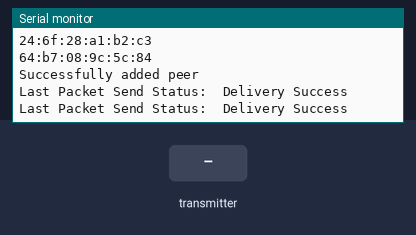
Bench run of a program on a simulated ESP32. Parts: the last lines printed to the serial monitor. Inputs (shaded band) come from the test bench.

Above: at 1.2 s.
1.3 s: the transmitter starts sending incomingReadings = 0
At 2.16 s:
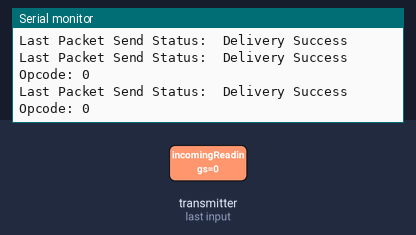
3.3 s: the transmitter starts sending incomingReadings = 1024
At 5.16 s:
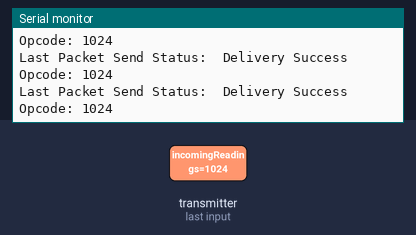

The program:

main.cpp
```cpp
#include <wifiSetup.h>


#define TCRT_PIN 35


//Master ID: d4:8a:fc:a8:57:28
//Slave ID:  d4:8a:fc:a8:4d:8c


//Master code:

//uint8_t masterAddress[] = {0xD4, 0x8A, 0xFC, 0xA8, 0x4D, 0x8C};
//uint8_t slaveAddress[] = {0xD4, 0x8A, 0xFC, 0xA8, 0x57, 0x28};

//Need to find the MAC addresses of PICOs used

/*
uint8_t broadcastAddress[] = {0xD4, 0x8A, 0xFC, 0xA8, 0x4D, 0x8C};

bool success;

const int ledPin = 2;


esp_now_peer_info_t peerInfo;
// Callback when data is sent

void OnDataSent(const uint8_t *mac_addr, esp_now_send_status_t status) {
  Serial.print("\r\nLast Packet Send Status:\t");
  Serial.println(status == ESP_NOW_SEND_SUCCESS ? "Delivery Success" : "Delivery Fail");

  if (status ==0){
    success = true;
    digitalWrite(ledPin, 1);
  }
  else{
    success = false;
    digitalWrite(ledPin, 0);
  }
}


typedef struct struct_message {
    int opcode;
} struct_message;

int outgoing_Opcode = 2;

struct_message incomingReadings;

int incomingOpcode;

// Callback when data is received
void OnDataRecv(const uint8_t * mac, const uint8_t *incomingData, int len) {
  memcpy(&incomingReadings, incomingData, sizeof(incomingReadings));
  Serial.print("Bytes received: ");
  Serial.println(len);
    incomingOpcode = incomingReadings.opcode;
    Serial.println("Incoming opcode: ");
    Serial.println(incomingOpcode);
}

void readMacAddress(){
  uint8_t baseMac[6];
  esp_err_t ret = esp_wifi_get_mac(WIFI_IF_STA, baseMac);
  if (ret == ESP_OK) {
    Serial.printf("%02x:%02x:%02x:%02x:%02x:%02x\n",
                  baseMac[0], baseMac[1], baseMac[2],
                  baseMac[3], baseMac[4], baseMac[5]);
  } else {
    Serial.println("Failed to read MAC address");
  }
}
*/

void setup(){
  Serial.begin(9600);
  wifiSetup::setupWifi();
  //pinMode(TCRT_PIN, INPUT);
}

void loop(){

  esp_err_t result = wifiSetup::sendMessage(2);
  delay(600);

}
```

constants.h
```cpp
#pragma once

//Lucas + Cathy + Bermel's: {0x64, 0xB7, 0x08, 0x9B, 0xB0, 0x38};


// breadboard address: 64:b7:08:9c:5c:84
//non-breadboard address: 64:b7:08:9c:5c:e4


const uint8_t bottom_robot_address[] = {0x64, 0xB7, 0x08, 0x9C, 0x5D, 0x98};

const uint8_t  top_robot_address[] = {0x64, 0xB7, 0x08, 0x9C, 0x5C, 0x84};


//TEST ESP: const uint8_t bottom_robot_address[] = {0x64, 0xB7, 0x08, 0x9B, 0xAE, 0xE8};

//TEST ESP: const uint8_t  top_robot_address[] = {0x64, 0xB7, 0x08, 0x9C, 0x5C, 0xC4};
```

wifiSetup.cpp
```cpp
#include <wifiSetup.h>


namespace wifiSetup {

    uint8_t broadcastAddress[6];
    uint8_t currentAddress[6];

    bool send;

    int incomingReadings;


    esp_now_peer_info_t peerInfo;

    void OnDataRecv(const uint8_t * mac, const uint8_t *incomingData, int len) {

        if (len == sizeof(incomingReadings)) {
            memcpy(&incomingReadings, incomingData, sizeof(int));

            Serial.print("Opcode: ");
            Serial.println(incomingReadings);

        // Handle the received message
        } else {
            Serial.println("Received data size mismatch");
        }
    }

    void OnDataSent(const uint8_t *mac_addr, esp_now_send_status_t status) {
        Serial.print("\r\nLast Packet Send Status:\t");
        Serial.println(status == ESP_NOW_SEND_SUCCESS ? "Delivery Success" : "Delivery Fail");
        send = status == ESP_NOW_SEND_SUCCESS;
    }

    int getCurr_Opcode() {
        return incomingReadings;
    }

    void readMacAddress(){
        uint8_t baseMac[6];
        esp_err_t ret = esp_wifi_get_mac(WIFI_IF_STA, baseMac);
        if (ret == ESP_OK) {
            memcpy(currentAddress, baseMac, 6);
            Serial.printf("%02x:%02x:%02x:%02x:%02x:%02x\n",
                  baseMac[0], baseMac[1], baseMac[2],
                  baseMac[3], baseMac[4], baseMac[5]);
        } else {
            Serial.println("Failed to read MAC address");
        }
    }

    esp_err_t sendMessage(const int& message) {
        uint8_t data[sizeof(message)];
        memcpy(data, &message, sizeof(message));

        esp_err_t result = esp_now_send(broadcastAddress, data, sizeof(data));

        return result;
    }


    void setupWifi(){
        WiFi.mode(WIFI_STA);


        if (esp_now_init() != ESP_OK) {
            Serial.println("Error initializing ESP-NOW");
            return;
        }
        esp_now_register_send_cb(OnDataSent);
        esp_now_register_recv_cb(OnDataRecv);
        readMacAddress();

        if (memcmp(currentAddress, top_robot_address, sizeof(top_robot_address)) == 0) {
            memcpy(broadcastAddress, bottom_robot_address, sizeof(bottom_robot_address));
        } else {
            memcpy(broadcastAddress, top_robot_address, sizeof(top_robot_address));
        }

         Serial.printf("%02x:%02x:%02x:%02x:%02x:%02x\n",
                  currentAddress[0], currentAddress[1], currentAddress[2],
                  currentAddress[3], currentAddress[4], currentAddress[5]);

        Serial.printf("%02x:%02x:%02x:%02x:%02x:%02x\n",
                  broadcastAddress[0], broadcastAddress[1], broadcastAddress[2],
                  broadcastAddress[3], broadcastAddress[4], broadcastAddress[5]);


        memcpy(peerInfo.peer_addr, broadcastAddress, 6);
        peerInfo.channel = 0;
        peerInfo.encrypt = false;

        if (esp_now_add_peer(&peerInfo) != ESP_OK){
            Serial.println("Failed to add peer");
            return;
        } else {
            Serial.println("Successfully added peer");
        }
    }


}
```

wifiSetup.h
```cpp
#pragma once
#include <WiFi.h>
#include <esp_now.h>
#include <esp_wifi.h>
#include <constants.h>

namespace wifiSetup {

    extern uint8_t broadcastAddress[6];
    extern uint8_t currentAddress[6];


    extern bool send;

    esp_err_t sendMessage(const int& message);

    void OnDataSent(const uint8_t *mac_addr, esp_now_send_status_t status);


    extern int incomingReadings;

    void OnDataRecv(const uint8_t * mac, const uint8_t *incomingData, int len);

    void readMacAddress();

    void setupWifi();

    extern esp_now_peer_info_t peerInfo;


    int getCurr_Opcode();

}
```

Measured:
- after the input at 1.3 s, the serial monitor: prints a new line after 0.05 s (image 1)
- after the input at 3.3 s, the serial monitor: prints a new line after 0.05 s (image 2)
